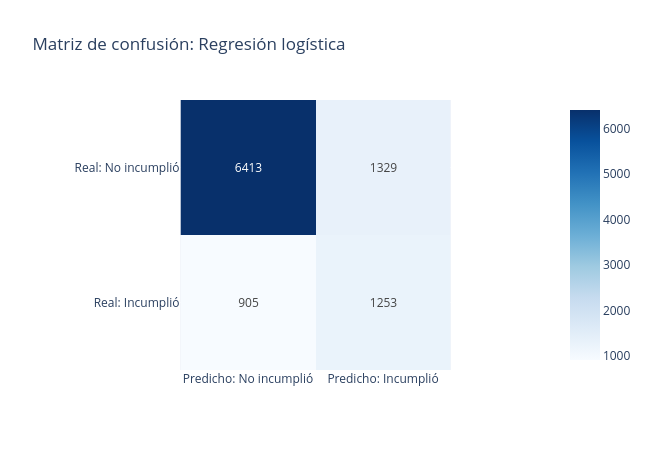

Write notebook code for a chart like this one.
### Code cell
plot_matriz_confusion(y_test, y_pred, clases=[0, 1], etiquetas=['No incumplió', 'Incumplió'], title='Matriz de confusión: Regresión logística')

### Figure 1 — Plotly figure (JSON) as saved in the notebook; plotly's stock layout.template omitted (floating-point values rounded to 4 significant figures)
{"data": [{"coloraxis": "coloraxis", "hovertemplate": "x: %{x}<br>y: %{y}<br>color: %{z}<extra></extra>", "name": "0", "texttemplate": "%{z}", "type": "heatmap", "x": ["Predicho: No incumplió", "Predicho: Incumplió"], "xaxis": "x", "y": ["Real: No incumplió", "Real: Incumplió"], "yaxis": "y", "z": [[6413, 1329], [905, 1253]]}], "layout": {"coloraxis": {"autocolorscale": false, "colorscale": [[0, "rgb(247,251,255)"], [0.125, "rgb(222,235,247)"], [0.25, "rgb(198,219,239)"], [0.375, "rgb(158,202,225)"], [0.5, "rgb(107,174,214)"], [0.625, "rgb(66,146,198)"], [0.75, "rgb(33,113,181)"], [0.875, "rgb(8,81,156)"], [1, "rgb(8,48,107)"]]}, "height": 450, "title": {"text": "Matriz de confusión: Regresión logística"}, "width": 650, "xaxis": {"anchor": "y", "constrain": "domain", "domain": [0, 1], "scaleanchor": "y"}, "yaxis": {"anchor": "x", "autorange": "reversed", "constrain": "domain", "domain": [0, 1]}}}
